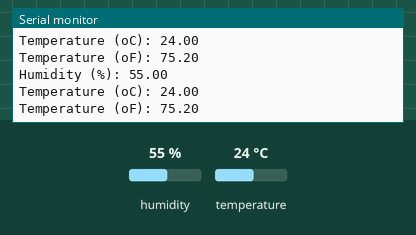
Recording of a sketch running on a simulated ESP8266 (NodeMCU). On the bench: the last lines printed to the serial monitor. The inputs (shaded band) are chosen by the test bench; at power-on: humidity 55 %, temperature 24 °C.

Above: at 2.8 s.
2.9 s: humidity set to 22 %
At 5.2 s:
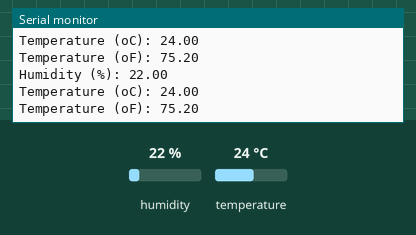
5.6 s: temperature set to 12 °C
At 6.6 s:
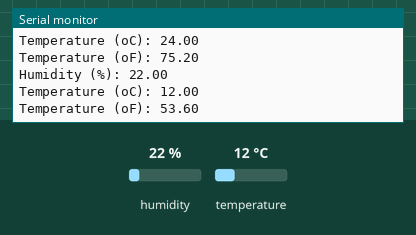
8.3 s: humidity set to 40 %
At 10.7 s:
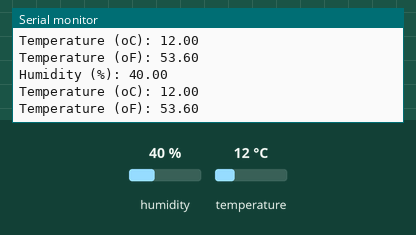
Timing chart, 0 to 12.2 s (numbered marks = the images above; inputs shaded):
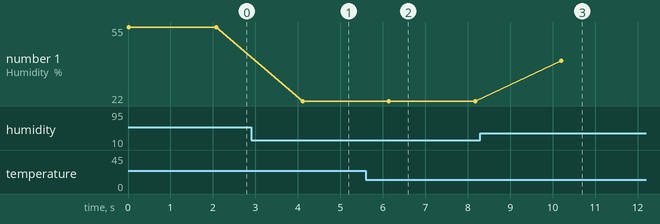

Measured:
- after the input at 2.9 s, the serial monitor: prints a new line after 1.2 s (image 1)
- after the input at 5.6 s, the serial monitor: prints a new line after 0.54 s (image 2)
- after the input at 8.3 s, the serial monitor: prints a new line after 1.9 s (image 3)
- plotted number 1: 55 → 22 after the input at 2.9 s, 22 → 40 after the input at 8.3 s

The sketch:

DHT11.ino
```cpp
//라이브러리와 소스 파일은 첨부하였습니다.
#include <dht11.h>                                   // dht11.h 라이브러리를 불러옵니다.

dht11 DHT11;                                         // DHT11이라는 객체를 만들고 dht11의 내용을 넣어줍니다.

#define DHT11PIN D5                                   // DHT11PIN을 2로 설정합니다.

void setup()
{
  Serial.begin(9600);                               //  시리얼 통신을 사용하기 위해 보드레이트를 9600으로 설정합니다.
  Serial.println("DHT11 TEST PROGRAM ");            // 'DHT11 TEST PROGRAM'를 시리얼 통신으로 송신하고 줄을 바꿉니다.
  Serial.print("LIBRARY VERSION: ");                // 'LIBRARY VERSION: '를 시리얼 통신으로 송신합니다.
  Serial.println(DHT11LIB_VERSION);                 // DHT11LIB_VERSION 변수값을 시리얼 통신으로 송신하고 줄을 바꿉니다.
  Serial.println();                                 // 줄을 바꿉니다.
}

double Fahrenheit(double celsius)                    // Fahrenheit라는 함수를 만듭니다. 함수의 입력값은 celsius에 저장됩니다.
{
  return 1.8 * celsius + 32;                         // 입력된 celsius값을 1.8를 곱하고 32를 더하여 출력합니다.
}

void loop()
{
  Serial.println("\n");                             // 줄바꿈을 츨력하고 줄을 바꿉니다 (2줄을 바꿈)
  int chk = DHT11.read(DHT11PIN);                    // DHT11PIN에서 받은 값을 chk에 저장합니다.
  Serial.print("Humidity (%): ");                   // 'Humidity (%): '를 시리얼 통신으로 출력합니다.
  Serial.println((float)DHT11.humidity, 2);         // DHT11.humidity 값을 소수점 2자리수까지 출력하고 줄을 바꿉니다.
  Serial.print("Temperature (oC): ");               // 'Temperature (oC): '를 시리얼 통신으로 출력합니다.
  Serial.println((float)DHT11.temperature, 2);      // DHT11.temperature 값을 소수점 2자리수까지 출력하고 줄을 바꿉니다.
  Serial.print("Temperature (oF): ");               // 'Temperature (oF): '를 시리얼 통신으로 출력합니다.
  Serial.println(Fahrenheit(DHT11.temperature), 2); // DHT11.temperature 값을 소수점 2자리수까지 출력하고 줄을 바꿉니다.
  delay(2000);                                       // 2초동안 지연시킵니다.
}
```
